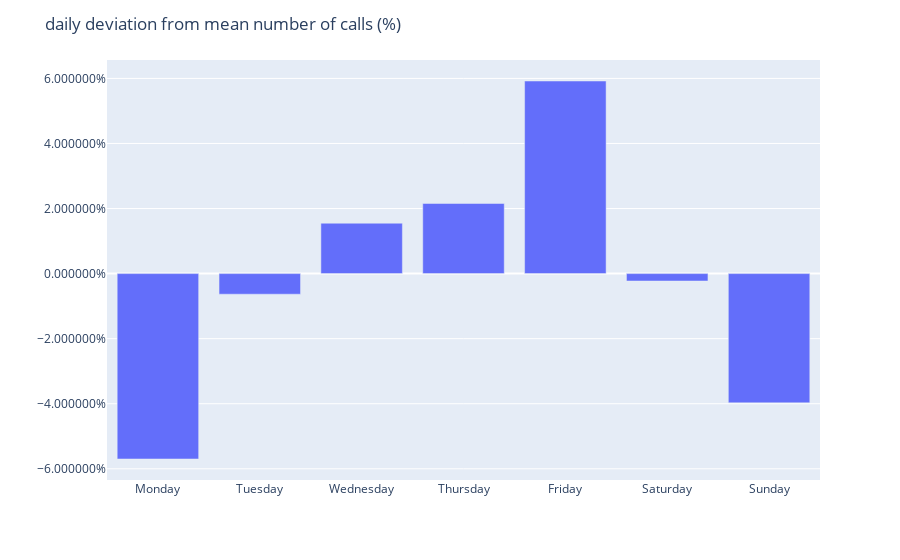

The notebook cell saved with this chart:
### Markdown cell above
This show we are not missing any data points in both the index and in rows. Good saves a step.<br><br>

Next, we will beging to look at the datas seasonality.

### Code cell
#Beginning with daily
# monthly average
daily_mean = daily_df.groupby(daily_df.index.day_name()).mean()

# relative deviation from the overall mean
daily_mean_diff = (daily_mean - daily_mean.mean())/daily_mean

# month names in right order
day_names = pd.date_range(start=first_day, freq='D', periods=7).day_name()

# reorder columns to follow the month order
daily_mean_diff = daily_mean_diff.loc[day_names, ]

daily_mean_diff.T

fig = px.bar(daily_mean_diff)

fig.update_layout(
    yaxis_title="", 
    yaxis_tickformat = '%',
    xaxis_title="",
    title="daily deviation from mean number of calls (%)",
    showlegend=False,
)
fig.show()

### Figure 1 — Plotly figure (JSON) as saved in the notebook; plotly's stock layout.template omitted (floating-point values rounded to 4 significant figures)
{"data": [{"alignmentgroup": "True", "hovertemplate": "variable=num_calls<br>index=%{x}<br>value=%{y}<extra></extra>", "legendgroup": "num_calls", "marker": {"color": "#636efa", "pattern": {"shape": ""}}, "name": "num_calls", "offsetgroup": "num_calls", "orientation": "v", "showlegend": true, "textposition": "auto", "type": "bar", "x": ["Monday", "Tuesday", "Wednesday", "Thursday", "Friday", "Saturday", "Sunday"], "xaxis": "x", "y": [-0.05699, -0.00633, 0.01549, 0.02155, 0.0592, -0.002281, -0.03973], "yaxis": "y"}], "layout": {"barmode": "relative", "legend": {"title": {"text": "variable"}, "tracegroupgap": 0}, "margin": {"t": 60}, "showlegend": false, "title": {"text": "daily deviation from mean number of calls (%)"}, "xaxis": {"anchor": "y", "domain": [0, 1], "title": {"text": ""}}, "yaxis": {"anchor": "x", "domain": [0, 1], "tickformat": "%", "title": {"text": ""}}}}
